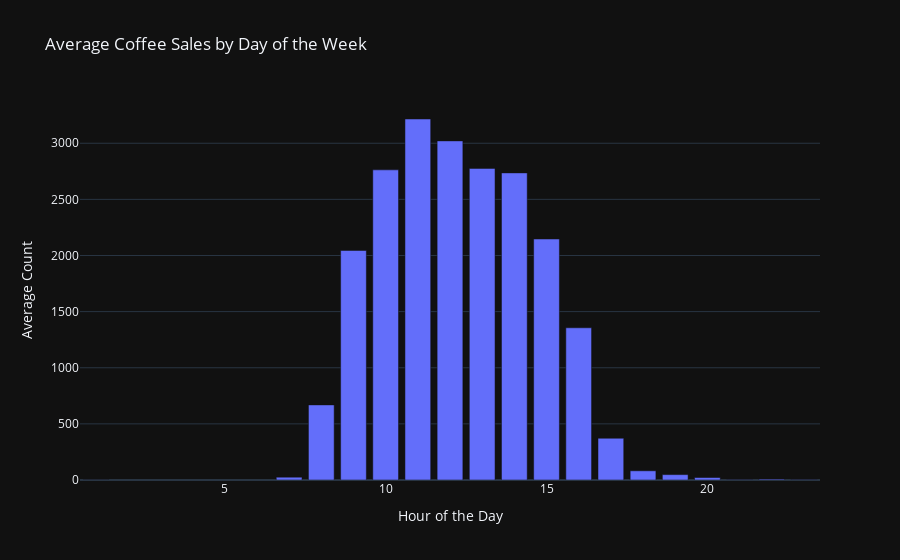

The cell this chart's notebook holds for it:
### Code cell
# Filter for Coffee and calculate the average count by day of the week
items_avg_by_hour = (pos_dt.groupby('hour_of_day').size().groupby(level=0).mean().reset_index(name='average_count'))

# Plot the average count using Plotly Express
px.bar( items_avg_by_hour, x='hour_of_day', y='average_count', template='plotly_dark', 
       title='Average Coffee Sales by Day of the Week', labels={'hour_of_day': 'Hour of the Day', 'average_count': 'Average Count'})

### Figure 1 — Plotly figure (JSON) as saved in the notebook; plotly's stock layout.template omitted (floating-point values rounded to 4 significant figures)
{"data": [{"alignmentgroup": "True", "hovertemplate": "Hour of the Day=%{x}<br>Average Count=%{y}<extra></extra>", "legendgroup": "", "marker": {"color": "#636efa", "pattern": {"shape": ""}}, "name": "", "offsetgroup": "", "orientation": "v", "showlegend": false, "textposition": "auto", "type": "bar", "x": [1, 7, 8, 9, 10, 11, 12, 13, 14, 15, 16, 17, 18, 19, 20, 21, 22, 23], "xaxis": "x", "y": [1, 25, 669, 2045, 2763, 3216, 3021, 2776, 2736, 2147, 1356, 372, 82, 48, 22, 3, 8, 3], "yaxis": "y"}], "layout": {"barmode": "relative", "legend": {"tracegroupgap": 0}, "title": {"text": "Average Coffee Sales by Day of the Week"}, "xaxis": {"anchor": "y", "domain": [0, 1], "title": {"text": "Hour of the Day"}}, "yaxis": {"anchor": "x", "domain": [0, 1], "title": {"text": "Average Count"}}}}
